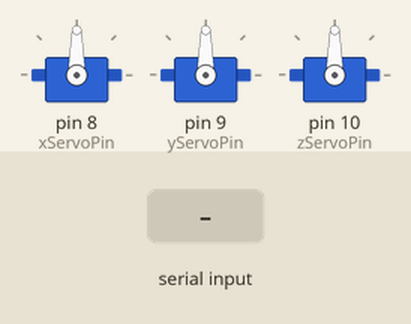
Bench run of a sketch on a simulated Arduino Uno, built with avr-gcc and run on an emulated ATmega328P. Shown: 3 × servo. The inputs (shaded band) are chosen by the test bench. What the sketch prints to the serial monitor is not drawn.

Above: at 1.2 s.
1.3 s: "90:45:200\n" received over Serial
At 2.6 s:
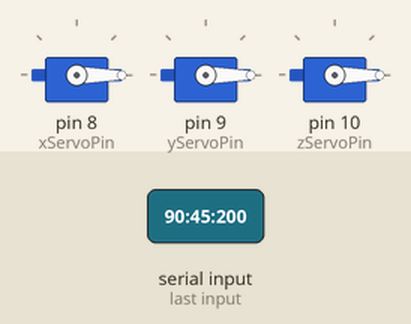
3.8 s: "0\n" received over Serial
Timing chart, 0 to 6.8 s (numbered marks = the images above; inputs shaded):
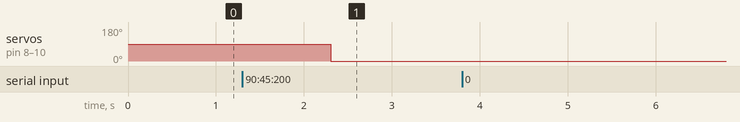

The sketch:

deltalibTest2.ino
```cpp
#include <Delta.h>
#include <Servo.h>

const int baud = 19200;
const int BUFSIZE = 256;
char cmd[BUFSIZE];
char *pcmd = &cmd[0];
boolean done = false;


 const float BOT_E = 92.0;     // end effector
 const float BOT_F = 25.0;     // base
 const float BOT_RF = 60.0;    //upper joint length
 const float BOT_RE = 185.0;   //parallelogram joint length

const int ANGLE_MIN = 30; //safety
const int ANGLE_MAX = 120;  //safety

Delta dt(BOT_E,BOT_F,BOT_RF, BOT_RE);

const int xServoPin = 8,
          yServoPin = 9,
          zServoPin = 10;

Servo ServoX, ServoY, ServoZ;


void setup() {

  ServoX.attach(xServoPin);
  ServoY.attach(yServoPin);
  ServoZ.attach(zServoPin);

  cmd[0] = 0;
  Serial.begin(baud);
}

void serialEvent() {
    if (Serial.available() > 0) {
        int cnt = Serial.readBytesUntil(NULL, pcmd, BUFSIZE - (pcmd - cmd));
        pcmd += cnt;
        if(cnt > 0) {
            done = true;
            pcmd = cmd;
        }
    }
}

void loop() {
    if (done) {
        char *foo = strtok(cmd, ":");
        Serial.write("Received command:");
        Serial.write(foo);
        float dx = atof(strtok(0,":"));
        float dy = atof(strtok(0,":"));
        float dz = atof(strtok(0,";"));

        Serial.print(dx);
        Serial.print(":");
        Serial.print(dy);
        Serial.print(":");
        Serial.print(dz);

//        Serial.write(cmd);

        float thetax = 0, thetay = 0, thetaz = 0;
        int err = dt.CalcInverse(dx, dy, dz, thetax, thetay, thetaz);
        if(err == 0)
        {
            Serial.print(":out OK:");
            Serial.print(thetax);
            Serial.print(',');
            Serial.print(thetay);
            Serial.print(',');
            Serial.print(thetaz);

            ServoX.write(constrain(90-thetax, ANGLE_MIN, ANGLE_MAX));
            ServoY.write(constrain(90-thetay, ANGLE_MIN, ANGLE_MAX));
            ServoZ.write(constrain(90-thetaz, ANGLE_MIN, ANGLE_MAX));

        } else {
            Serial.print(":out err:");
        }

        Serial.write(NULL);
        done = false;
    }
}
```

Measured:
- after the input at 1.3 s, servo on pin 8 (xServoPin), servo on pin 9 (yServoPin), servo on pin 10 (zServoPin): 90° → 0° after 1.0 s
- after the input at 3.8 s, every drawn part: stays the same
